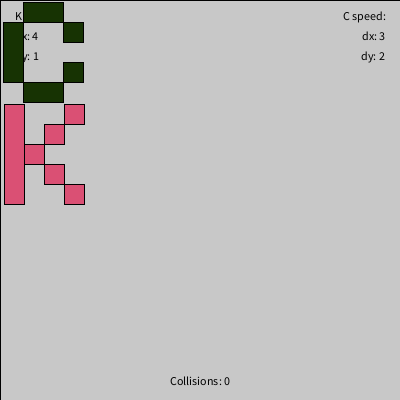
Frame 1 (no input)
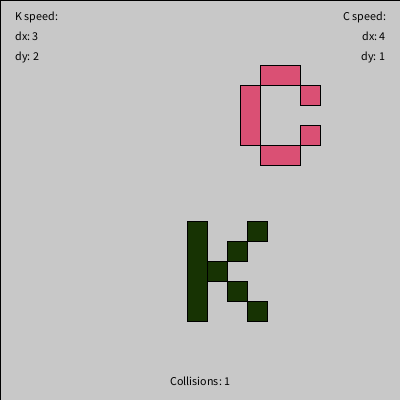
Frame 60 (the mouse pressed at the canvas centre just before this capture)
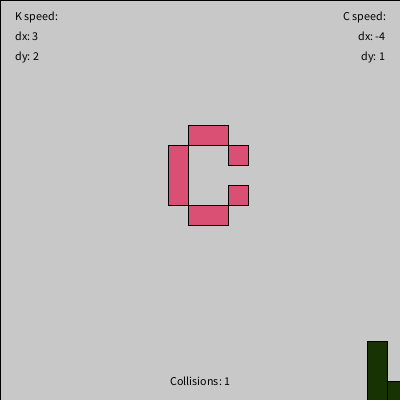
Frame 120 (the mouse held since frame 60 and released just before this capture)

The Processing sketch that drew these frames (run headless with seeded random() and noise(); from frame 60 on, the mouse is pressed at the canvas centre):

// Processing sketch: processing_114251
// ── processing_114251.pde

//Kairavi Chahal | kchahal
//Homework 7 | October 8, 2013
 
//Copyright Kairavi Chahal | 2013 | Carnegie Mellon University
//All rights reserved.

//Use arrow keys to change speeds. R to reset.
//UP    : increase dx for C.
//DOWN  : increase dx for K.
//LEFT  : increase dy for C.
//RIGHT : increase dy for K.

//BUG: sometimes the figures collide and get stuck to each other. Tried adding
//     move1() and move2() to the collision() function, but it still happens.

float x1, y1, x2, y2;
int dx1, dy1, dx2, dy2, w1, w2;
int collisions;
color col1, col2;

void setup() {
  size(400, 400);
  collisions = 0;
  
  x1 = random(width);
  y1 = random(height);
  dx1 = int(random(1, 5));
  dy1 = int(random(1, 5));
  w1 = 20;
  col1 = color(random(255), random(255), random(255));
  
  x1 = x2 = 0;
  dx2 = int(random(1, 5));
  dy2 = int(random(1, 5));
  w2 = 20;
  col2 = color(random(255), random(255), random(255));
}

void draw() {  
  screen();
  
  move1();
  draw1();
  
  move2();
  draw2();
  
  collision();
}

void keyPressed() {
  if (keyCode == DOWN) {
    dx1++;
    if (dx1 > 5) {
      dx1 -= 5;
    }
  }
  if (keyCode == RIGHT) {
    dy1++;
    if (dy1 > 5) {
      dy1 -= 5;
    }
  }
  
  if (keyCode == UP) {
    dx2++;
  }
  if (keyCode == LEFT) {
    dy2++;
  }
  
  if (key == 'r' || key == 'R') {
    randomize();
    collisions = 0;
  }
}

void collision() {
  float d = dist(x1+(w1*2), y1+(w1*2.5), x2+(w2*2), y2+(w2*2.5));
  if (d < (w1*2.5 + w2*2.5)) {
    fill(255, 0, 0, 75);
    rect(0, 0, width, height);
    swap();
    move1();
    move2();
    collisions++;
  }
}

void swap() {
  int tempx = dx1;
  dx1 = dx2;
  dx2 = tempx;
  
  int tempy = dy1;
  dy1 = dy2;
  dy2 = tempy;
  
  color tempcol = col1;
  col1 = col2;
  col2 = tempcol;
}

void randomize() {
  x1 = random(width);
  y1 = random(height);
  
  x2 = random(width);
  y2 = random(height);
  
  dx1 = int(random(1, 5));
  dy1 = int(random(1, 5));
  
  dx2 = int(random(1, 5));
  dy2 = int(random(1, 5));
}

void move2() {
  //bouncing motion
  x2 += dx2;
  if (x2 > width-(w2*4) || x2 < 0) {
    dx2 = -dx2;
  }
  y2 += dy2;
  if (y2 > height-(w2*5) || y2 < 0) {
    dy2 = -dy2;
  }
}

void draw2() {
  //C
  fill(col2);
  rect(x2, y2+w2, w2, w2*3);
  rect(x2+w2, y2, w2*2, w2);
  rect(x2+w2, y2+(w2*4), w2*2, w2);
  rect(x2+(w2*3), y2+w2, w2, w2);
  rect(x2+(w2*3), y2+(w2*3), w2, w2);
}

void move1() {
  //wrapping motion
  x1 += dx1;
  if (x1 > width) {
    x1 = 0;
  }
  if (x1 < 0) {
    x1 = width;
  }
  
  y1 += dy1;
  if (y1 > height) {
    y1 = 0;
  }
  if (y1 < 0) {
    y1 = height;
  }
}

void draw1() {
  //K
  fill(col1);
  rect(x1, y1, w1, w1*5);
  rect(x1+(w1*3), y1, w1, w1);
  rect(x1+(w1*2), y1+w1, w1, w1);
  rect(x1+w1, y1+(w1*2), w1, w1);
  rect(x1+(w1*2), y1+(w1*3), w1, w1);
  rect(x1+(w1*3), y1+(w1*4), w1, w1);
}

void screen() {
  fill(200);
  rect(0, 0, width, height);
  fill(0);
  
  textAlign(LEFT);
  text("K speed:", 15, 20);
  text("dx: " + int(dx1), 15, 40);
  text("dy: " + int(dy1), 15, 60);
  
  textAlign(RIGHT);
  text("C speed:", width-15, 20);
  text("dx: " + int(dx2), width-15, 40);
  text("dy: " + int(dy2), width-15, 60);
  
  textAlign(CENTER);
  text("Collisions: " + collisions, width/2, height-15);
}

//TO DO: implement 3D version of this.
//TO DO: add rotation.
